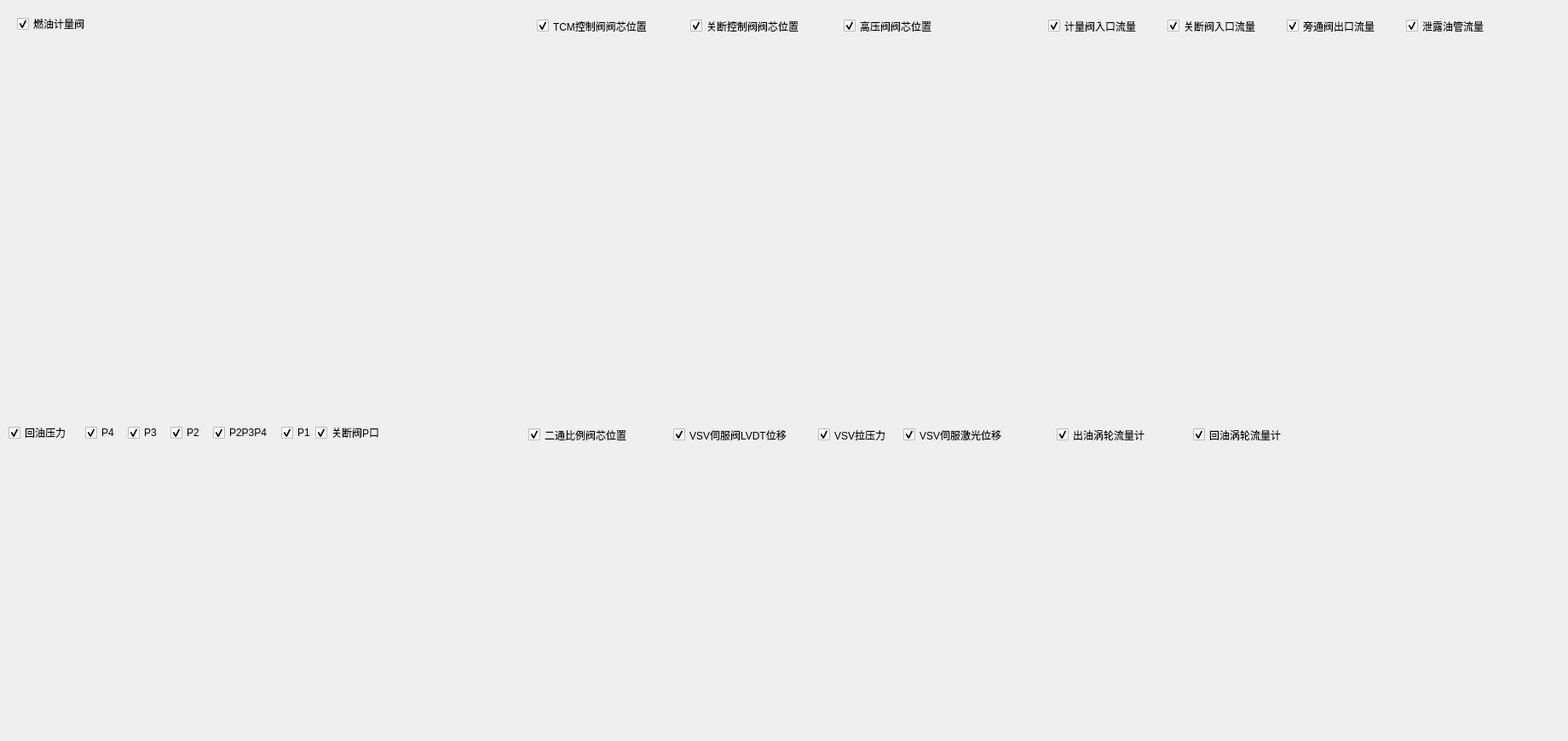
    <widget class="QWidget" name="tab_8">
     <attribute name="title">
      <string>燃油系统画图</string>
     </attribute>
     <widget class="QCustomPlot" name="cplot1" native="true">
      <property name="geometry">
       <rect>
        <x>10</x>
        <y>100</y>
        <width>601</width>
        <height>331</height>
       </rect>
      </property>
     </widget>
     <widget class="QCustomPlot" name="cplot2" native="true">
      <property name="geometry">
       <rect>
        <x>620</x>
        <y>100</y>
        <width>601</width>
        <height>331</height>
       </rect>
      </property>
     </widget>
     <widget class="QCustomPlot" name="cplot3" native="true">
      <property name="geometry">
       <rect>
        <x>10</x>
        <y>530</y>
        <width>601</width>
        <height>331</height>
       </rect>
      </property>
     </widget>
     <widget class="QCustomPlot" name="cplot4" native="true">
      <property name="geometry">
       <rect>
        <x>620</x>
        <y>530</y>
        <width>601</width>
        <height>331</height>
       </rect>
      </property>
     </widget>
     <widget class="QCustomPlot" name="cplot5" native="true">
      <property name="geometry">
       <rect>
        <x>1230</x>
        <y>100</y>
        <width>601</width>
        <height>331</height>
       </rect>
      </property>
     </widget>
     <widget class="QCustomPlot" name="cplot6" native="true">
      <property name="geometry">
       <rect>
        <x>1230</x>
        <y>530</y>
        <width>601</width>
        <height>331</height>
       </rect>
      </property>
     </widget>
     <widget class="QCheckBox" name="check1">
      <property name="geometry">
       <rect>
        <x>630</x>
        <y>20</y>
        <width>171</width>
        <height>21</height>
       </rect>
      </property>
      <property name="text">
       <string>TCM控制阀阀芯位置</string>
      </property>
      <property name="checked">
       <bool>true</bool>
      </property>
     </widget>
     <widget class="QCheckBox" name="check0">
      <property name="geometry">
       <rect>
        <x>20</x>
        <y>20</y>
        <width>121</width>
        <height>16</height>
       </rect>
      </property>
      <property name="text">
       <string>燃油计量阀</string>
      </property>
      <property name="checked">
       <bool>true</bool>
      </property>
     </widget>
     <widget class="QCheckBox" name="check1_2">
      <property name="geometry">
       <rect>
        <x>810</x>
        <y>20</y>
        <width>181</width>
        <height>21</height>
       </rect>
      </property>
      <property name="text">
       <string>关断控制阀阀芯位置</string>
      </property>
      <property name="checked">
       <bool>true</bool>
      </property>
     </widget>
     <widget class="QCheckBox" name="check1_3">
      <property name="geometry">
       <rect>
        <x>990</x>
        <y>20</y>
        <width>191</width>
        <height>21</height>
       </rect>
      </property>
      <property name="text">
       <string>高压阀阀芯位置</string>
      </property>
      <property name="checked">
       <bool>true</bool>
      </property>
     </widget>
     <widget class="QCheckBox" name="check2_5">
      <property name="geometry">
       <rect>
        <x>1510</x>
        <y>20</y>
        <width>191</width>
        <height>21</height>
       </rect>
      </property>
      <property name="text">
       <string>旁通阀出口流量</string>
      </property>
      <property name="checked">
       <bool>true</bool>
      </property>
     </widget>
     <widget class="QCheckBox" name="check2_6">
      <property name="geometry">
       <rect>
        <x>1230</x>
        <y>20</y>
        <width>171</width>
        <height>21</height>
       </rect>
      </property>
      <property name="text">
       <string>计量阀入口流量</string>
      </property>
      <property name="checked">
       <bool>true</bool>
      </property>
     </widget>
     <widget class="QCheckBox" name="check2_7">
      <property name="geometry">
       <rect>
        <x>1650</x>
        <y>20</y>
        <width>161</width>
        <height>21</height>
       </rect>
      </property>
      <property name="text">
       <string>泄露油管流量</string>
      </property>
      <property name="checked">
       <bool>true</bool>
      </property>
     </widget>
     <widget class="QCheckBox" name="check2_8">
      <property name="geometry">
       <rect>
        <x>1370</x>
        <y>20</y>
        <width>181</width>
        <height>21</height>
       </rect>
      </property>
      <property name="text">
       <string>关断阀入口流量</string>
      </property>
      <property name="checked">
       <bool>true</bool>
      </property>
     </widget>
     <widget class="QCheckBox" name="check3_15">
      <property name="geometry">
       <rect>
        <x>150</x>
        <y>500</y>
        <width>51</width>
        <height>16</height>
       </rect>
      </property>
      <property name="text">
       <string>P3</string>
      </property>
      <property name="checked">
       <bool>true</bool>
      </property>
     </widget>
     <widget class="QCheckBox" name="check3_16">
      <property name="geometry">
       <rect>
        <x>330</x>
        <y>500</y>
        <width>51</width>
        <height>16</height>
       </rect>
      </property>
      <property name="text">
       <string>P1</string>
      </property>
      <property name="checked">
       <bool>true</bool>
      </property>
     </widget>
     <widget class="QCheckBox" name="check3_17">
      <property name="geometry">
       <rect>
        <x>200</x>
        <y>500</y>
        <width>41</width>
        <height>16</height>
       </rect>
      </property>
      <property name="text">
       <string>P2</string>
      </property>
      <property name="checked">
       <bool>true</bool>
      </property>
     </widget>
     <widget class="QCheckBox" name="check3_18">
      <property name="geometry">
       <rect>
        <x>100</x>
        <y>500</y>
        <width>41</width>
        <height>16</height>
       </rect>
      </property>
      <property name="text">
       <string>P4</string>
      </property>
      <property name="checked">
       <bool>true</bool>
      </property>
     </widget>
     <widget class="QCheckBox" name="check3_19">
      <property name="geometry">
       <rect>
        <x>250</x>
        <y>500</y>
        <width>81</width>
        <height>16</height>
       </rect>
      </property>
      <property name="text">
       <string>P2P3P4</string>
      </property>
      <property name="checked">
       <bool>true</bool>
      </property>
     </widget>
     <widget class="QCheckBox" name="check3_20">
      <property name="geometry">
       <rect>
        <x>370</x>
        <y>500</y>
        <width>121</width>
        <height>16</height>
       </rect>
      </property>
      <property name="text">
       <string>关断阀P口</string>
      </property>
      <property name="checked">
       <bool>true</bool>
      </property>
     </widget>
     <widget class="QCheckBox" name="check3_21">
      <property name="geometry">
       <rect>
        <x>10</x>
        <y>500</y>
        <width>91</width>
        <height>16</height>
       </rect>
      </property>
      <property name="text">
       <string>回油压力</string>
      </property>
      <property name="checked">
       <bool>true</bool>
      </property>
     </widget>
     <widget class="QCheckBox" name="checkBox">
      <property name="geometry">
       <rect>
        <x>620</x>
        <y>500</y>
        <width>161</width>
        <height>21</height>
       </rect>
      </property>
      <property name="text">
       <string>二通比例阀芯位置</string>
      </property>
      <property name="checked">
       <bool>true</bool>
      </property>
     </widget>
     <widget class="QCheckBox" name="checkBox_2">
      <property name="geometry">
       <rect>
        <x>790</x>
        <y>500</y>
        <width>171</width>
        <height>21</height>
       </rect>
      </property>
      <property name="text">
       <string>VSV伺服阀LVDT位移</string>
      </property>
      <property name="checked">
       <bool>true</bool>
      </property>
     </widget>
     <widget class="QCheckBox" name="checkBox_3">
      <property name="geometry">
       <rect>
        <x>960</x>
        <y>500</y>
        <width>101</width>
        <height>21</height>
       </rect>
      </property>
      <property name="text">
       <string>VSV拉压力</string>
      </property>
      <property name="checked">
       <bool>true</bool>
      </property>
     </widget>
     <widget class="QCheckBox" name="checkBox_4">
      <property name="geometry">
       <rect>
        <x>1060</x>
        <y>500</y>
        <width>151</width>
        <height>21</height>
       </rect>
      </property>
      <property name="text">
       <string>VSV伺服激光位移</string>
      </property>
      <property name="checked">
       <bool>true</bool>
      </property>
     </widget>
     <widget class="QCheckBox" name="checkBox_5">
      <property name="geometry">
       <rect>
        <x>1240</x>
        <y>500</y>
        <width>151</width>
        <height>21</height>
       </rect>
      </property>
      <property name="text">
       <string>出油涡轮流量计</string>
      </property>
      <property name="checked">
       <bool>true</bool>
      </property>
     </widget>
     <widget class="QCheckBox" name="checkBox_6">
      <property name="geometry">
       <rect>
        <x>1400</x>
        <y>500</y>
        <width>141</width>
        <height>21</height>
       </rect>
      </property>
      <property name="text">
       <string>回油涡轮流量计</string>
      </property>
      <property name="checked">
       <bool>true</bool>
      </property>
     </widget>
    </widget>
